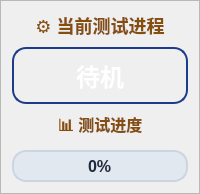
             <widget class="QFrame" name="testProcessPanel">
              <property name="minimumSize">
               <size>
                <width>0</width>
                <height>180</height>
               </size>
              </property>
              <property name="styleSheet">
               <string notr="true">
QFrame#testProcessPanel {
    background: qlineargradient(x1:0, y1:0, x2:0, y2:1, 
        stop:0 #fef3c7, 
        stop:1 #fde047);
    border: 3px solid #fbbf24;
    border-radius: 16px;
    padding: 12px;
}
               </string>
              </property>
              <property name="frameShape">
               <enum>QFrame::StyledPanel</enum>
              </property>
              <layout class="QVBoxLayout" name="testProcessPanelLayout">
               <property name="spacing">
                <number>8</number>
               </property>
               <item>
                <widget class="QLabel" name="testProcessTitleLabel">
                 <property name="styleSheet">
                  <string notr="true">font-size: 18px; font-weight: bold; color: #854d0e; background: transparent;</string>
                 </property>
                 <property name="text">
                  <string>⚙️ 当前测试进程</string>
                 </property>
                 <property name="alignment">
                  <set>Qt::AlignCenter</set>
                 </property>
                </widget>
               </item>
               <item>
                <widget class="QFrame" name="currentProcessFrame">
                 <property name="minimumSize">
                  <size>
                   <width>0</width>
                   <height>55</height>
                  </size>
                 </property>
                 <property name="styleSheet">
                  <string notr="true">
QFrame#currentProcessFrame {
    background: qlineargradient(x1:0, y1:0, x2:0, y2:1, 
        stop:0 #2563eb, 
        stop:1 #1e40af);
    border: 2px solid #1e3a8a;
    border-radius: 14px;
}
                  </string>
                 </property>
                 <property name="frameShape">
                  <enum>QFrame::StyledPanel</enum>
                 </property>
                 <layout class="QVBoxLayout" name="currentProcessLayout">
                  <item>
                   <widget class="QLabel" name="currentProcessLabel">
                    <property name="styleSheet">
                     <string notr="true">font-weight: bold; color: white; font-size: 24px; background: transparent;</string>
                    </property>
                    <property name="text">
                     <string>待机</string>
                    </property>
                    <property name="alignment">
                     <set>Qt::AlignCenter</set>
                    </property>
                   </widget>
                  </item>
                 </layout>
                </widget>
               </item>
               <item>
                <widget class="QLabel" name="progressBarTitleLabel">
                 <property name="styleSheet">
                  <string notr="true">font-weight: bold; color: #854d0e; font-size: 16px; background: transparent;</string>
                 </property>
                 <property name="text">
                  <string>📊 测试进度</string>
                 </property>
                 <property name="alignment">
                  <set>Qt::AlignCenter</set>
                 </property>
                </widget>
               </item>
               <item>
                <widget class="QProgressBar" name="testProgressBar">
                 <property name="minimumSize">
                  <size>
                   <width>0</width>
                   <height>32</height>
                  </size>
                 </property>
                 <property name="styleSheet">
                  <string notr="true">
QProgressBar {
    border: 2px solid #cbd5e1;
    border-radius: 14px;
    background-color: #e2e8f0;
    text-align: center;
    font-size: 16px;
    font-weight: bold;
    color: #1e293b;
}
QProgressBar::chunk {
    border-radius: 12px;
    background: qlineargradient(x1:0, y1:0, x2:1, y2:0, 
        stop:0 #3b82f6, 
        stop:0.5 #60a5fa,
        stop:1 #3b82f6);
}
                  </string>
                 </property>
                 <property name="value">
                  <number>0</number>
                 </property>
                 <property name="format">
                  <string>%p%</string>
                 </property>
                </widget>
               </item>
              </layout>
             </widget>
